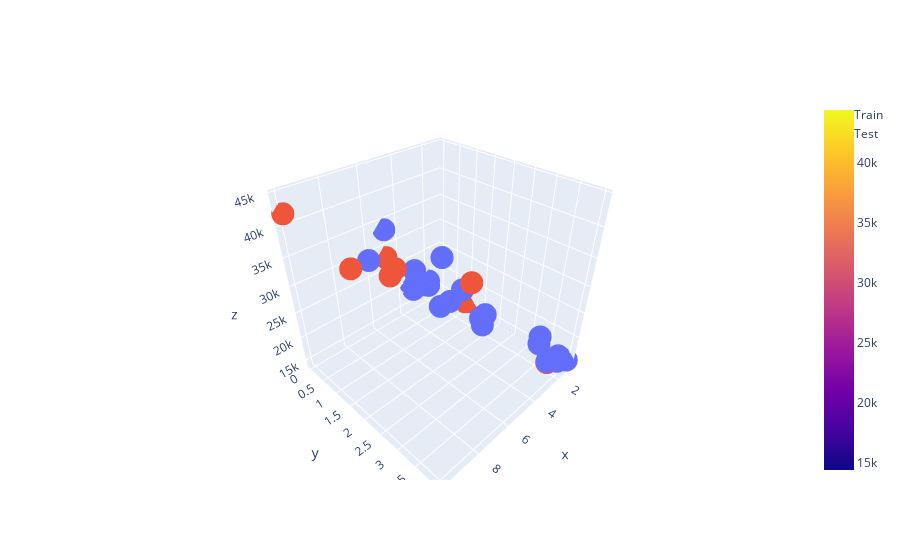

Source (notebook cell):
### Code cell
fig = go.Figure([
    go.Scatter3d(x= X_train['Aexperiencia'], y= X_train['pais'], z= Y_train, name='Train', mode ='markers'),
    go.Scatter3d(x= X_test['Aexperiencia'], y= X_test['pais'], z= Y_test, name='Test', mode ='markers'),
    go.Surface(x= x_range, y= y_range, z= pred, name='predict')
])
fig.show()

### Figure 1 — Plotly figure (JSON) as saved in the notebook; plotly's stock layout.template omitted (floating-point values rounded to 4 significant figures; data arrays with more than 128 entries replaced by an {"elided": "..."} marker saying what was removed)
{"data": [{"mode": "markers", "name": "Train", "type": "scatter3d", "x": [4, 2, 9.2, 4, 5.3, 2.1, 3, 2, 5.4, 3, 5, 3.2, 2, 2, 8, 5, 1, 4, 3.4, 10, 2.5, 7], "y": [2, 0, 2, 4, 3, 0, 0, 4, 2, 4, 3, 0, 0, 4, 4, 0, 4, 4, 0, 4, 1, 2], "z": [27000, 17301, 40000, 26300, 27900, 17500, 19000, 18200, 35000, 19201, 28000, 18300, 18302, 17000, 36302, 33402, 15000, 25000, 20000, 42500, 18103, 35201]}, {"mode": "markers", "name": "Test", "type": "scatter3d", "x": [3, 10, 10, 8, 5, 10, 1, 6], "y": [4, 2, 3, 2, 0, 0, 1, 3], "z": [19000, 40000, 42500, 37000, 28000, 42000, 15000, 35201]}, {"name": "predict", "type": "surface", "x": [10, 8, 5.4, 2.5, 1, 8, 4, 6, 2, 10, 4, 7, 3, 5, 2, 5, 3, 2, 3, 2, 5, 3.4, 5.3, 2.1, 9.2, 10, 3.2, 10, 4, 1], "y": [4, 4, 2, 1, 4, 2, 4, 3, 0, 0, 2, 2, 4, 0, 4, 0, 4, 4, 0, 0, 3, 0, 3, 0, 2, 3, 0, 2, 4, 1], "z": {"elided": "30x30 float values"}}], "layout": {}}
